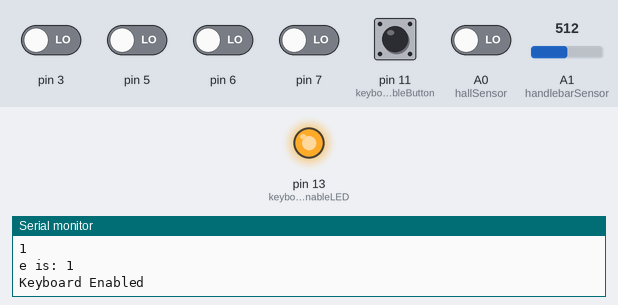
The sketch below on a simulated Arduino Leonardo, built with avr-gcc and run on an emulated ATmega32U4. Shown: output pins drawn as LEDs (lit = HIGH), the last lines printed to the serial monitor. The test bench sets the inputs (shaded band); at power-on: pin 11 (keyboardEnableButton) HIGH, A0 (hallSensor), pin 3, pin 5–7 LOW, A1 (handlebarSensor) = 512. USB keyboard and mouse output is not drawn.

Above: at 1.2 s.
1.3 s: pin 11 (keyboardEnableButton) pulled LOW for 0.15 s
At 2.6 s:
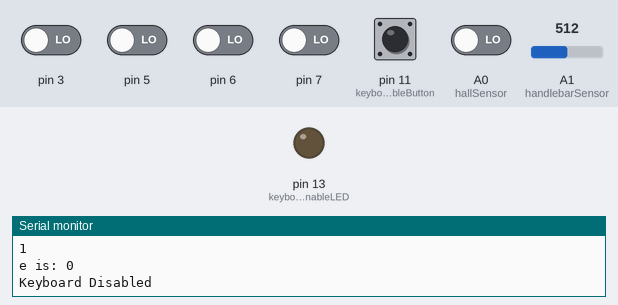
2.9 s: pin 11 (keyboardEnableButton) pulled LOW for 1 s
At 5.3 s:
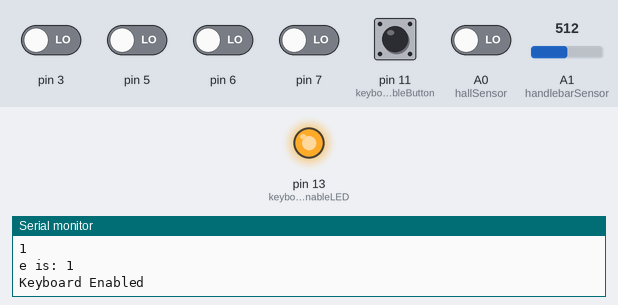
Timing chart, 0 to 6.8 s (numbered marks = the images above; inputs shaded):
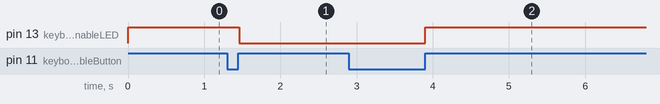

Measured:
- after the input at 1.3 s, pin 13 (keyboardEnableLED): HIGH → LOW after 0.16 s
- after the input at 2.9 s, pin 13 (keyboardEnableLED): LOW → HIGH after 1.0 s

The sketch:

leanoardo_code_official_final_ultimate_showdown_5189.ino
```cpp
#include <SoftwareSerial.h> //Needed to communicate with other arduino for multiplexing / more IO

#include <Keyboard.h> //Only works with Ardunios based on ATMega 32u4 (leonardo, micro, ect)


/* This is the code to run handlebar turning and wheel speed sensing for Mario Kart integration. Revision 2.2.*/

/*
  PIN 13 =
  PIN 12 =
  PIN 11 = Enable/Disable
  PIN 10 =
  PIN 9 = SERIAL RX ##CONNECT TO PIN 0 OF UNO
  PIN 8 = SERIAL TX ##CONNECT TO PIN 1 OF UNO
  PIN 7 =
  PIN 6 =
  PIN 5 =button?
  PIN 4 =button?
  PIN 3 =button?
  PIN 2 =button?
  PIN 1 =button?
  PIN 0 = button?
  PIN A0 = WHEEL
  PIN A1 = HANDLEBAR
  PIN A2 =
  PIN A3 =
  PIN A4 =
  PIN A5 =
*/


//second arduino, which must have its own code loaded onto it from MarioKartExtraIO file
SoftwareSerial myserial(9, 8); // rx, tx


//system control variables
boolean keyboardEnabled = false; //Need ability to turn keyboard on and off, state of keyboard activation held here.
int previousButtonState = HIGH; //previous state of keyboard enable button //MIGHT NOT WANT TO USE THIS ONE
int buttonState; //current state of enable button
int e = 0; //used to keep track of how many times the button has been pressed, toggles enable/disable.
const int keyboardEnableButton = 11; //Pin that physical switch to enable keyboard is on;
const int keyboardEnableLED = 13; //LED indicator for visual indication of enabled-ness.

//sensor location variables
const int handlebarSensor = A1; //Pin that handlebar rotational sensor is on.
const int hallSensor = A0; //Pin that the Hall Effect sensor in the wheel is on.


//sensor data variables
int handlebar = 0; //value of handlebar rotation
int wheel = 0; //value from wheel sensor
int buttonPressed; // stores button values from second arduino as integers representing ASCII
String str;
char keyToBePressed; // converted ASCII value from buttonPressed
boolean keyIsYetToBePressed = false; //Used to stop infinite key presses in button input from other arduino.


int wheelcenter;

//control mapping variables
const char accelerate = 'a'; //keyboard button to accelerate in Mario Kart
const char turnLeft = 'l'; //keyboard button to turn left in Mario Kart
const char turnRight = 'r';// keyboard button to turn right in Mario Kart


void setup() {
  Serial.begin(9600); //always a good idea to have the serial going for debugging.
  myserial.begin(9600); //used for more IO
  pinMode(keyboardEnableButton, INPUT); //Set enable button as input
  pinMode(keyboardEnableLED, OUTPUT); //LED indicator
  //previousButtonState = digitalRead(keyboardEnableButton); //initialize the system for detecting if the button has changed
  previousButtonState = LOW;
pinMode(3, INPUT);
pinMode(4, INPUT);
pinMode(5,INPUT);
pinMode(6,INPUT);
pinMode(7,INPUT);
pinMode(10,INPUT);
//pinMode(11,INPUT);
pinMode(12,INPUT);


wheelcenter = 700;

}


void loop() {

  buttonState = digitalRead(keyboardEnableButton); //make sure we haven't pressed the enable/disable button


  if (buttonState != previousButtonState) { //toggle the enable/disable button on or off
    previousButtonState = buttonState;
    Serial.println("Button Changed");
    Serial.println(buttonState);
    if (buttonState == HIGH) {
      toggleKeyboard();
    }
  }

//  if (myserial.available()) { //takes in chars on the software serial line and turns them into keyboard presses
//    serialRecieveAndProcess(); //handle software serial input data and press appropriate keyboard keys.
//  }

  if (keyboardEnabled) {
    digitalWrite(keyboardEnableLED, HIGH); //send a visual signal that the system is armed
    tightLoop(); //runs the rest of the code here, so that other things in regular loop() can be skipped if they're not needed.
  }
  else {
    digitalWrite(keyboardEnableLED, LOW); //default the system arm light to off
  }


}

void tightLoop() {

//debugData();
 Keyboard.begin(); //begin keyboard emulation
//Serial.print("keyboard bagan");
  wheel = digitalRead(hallSensor); //get actual data
  handlebar = analogRead(handlebarSensor);

  if (handlebar > (wheelcenter+23)) { //handlebar turns right, turn kart right
    Keyboard.release(turnLeft);
  Keyboard.press(turnRight); //press the key
 // Serial.print("the wheel is right");
//    if (handlebar > 925) { //if the handlebar is even farther right
//      Keyboard.write(turnRight); //press the key again

  }

  else if (handlebar < (wheelcenter-23)) { //handlebar turns left, turn left
    Keyboard.release(turnRight);
   Keyboard.press(turnLeft);   //press the key
 //  Serial.print("the wheel is left");
//
//    if (handlebar < 700) { //if the handlebar is even farther left
//      Keyboard.write(turnLeft); //press the key again

  }
   if(handlebar <=(wheelcenter+23) && handlebar >=(wheelcenter-23)){
 //   Serial.print("the wheel is in the middle");
    Keyboard.releaseAll();
    }

wheel = digitalRead(hallSensor); //get actual data
  if (wheel == HIGH) { //acceleration segment
    Keyboard.press(accelerate); //press the key

    Serial.print("hit accel");
    delay(20);
    Keyboard.release(accelerate);
  }else{
     Keyboard.releaseAll();
      }
  if(digitalRead(3) == LOW){
          Keyboard.write('1');
        }
//  if(digitalRead(4) == LOW){
//          Keyboard.write('2');
//        }
        if(digitalRead(5) == LOW){
          Keyboard.write('3');
        }
  if(digitalRead(6) == LOW){
          Keyboard.write('4');
        }
        if(digitalRead(7) == LOW){
          Keyboard.write('5');
        }
//  if(digitalRead(8) == LOW){
//          Keyboard.write('6');
//        }
//        if(digitalRead(9) == LOW){
//          Keyboard.write('7');
//        }
//  if(digitalRead(10) == LOW){
//          Keyboard.write('8');
//        }
//        if(digitalRead(11) == LOW){
//          Keyboard.write('9');
//        }

//  if(digitalRead(12) == LOW){
//          Keyboard.write('0');
   //     }
      Keyboard.releaseAll();

// serialRecieveAndProcess(); //handle software serial input data and press appropriate keyboard keys.
 Keyboard.end(); //end keyboard emulation

//debugData();
}

void serialRecieveAndProcess() {

  keyIsYetToBePressed = true;
  buttonPressed = myserial.read();
//  str = str.(buttonPressed);
Serial.print("the button pressed reads: ");
Serial.print(buttonPressed);
  keyToBePressed = char(buttonPressed);
  Serial.println("key to be pressed");
   Serial.print(keyToBePressed);
//delay(200);
  if (keyboardEnabled && keyIsYetToBePressed == true) {
    Keyboard.press(keyToBePressed); //output the button press as a keyboard command
    keyIsYetToBePressed = false;
  }
  Keyboard.release(keyToBePressed);
  debugData();
}


void toggleKeyboard() {
  e++;
  e = e % 2;
  Serial.print("e is: ");
  Serial.println(e);
  if (e == 1) { //if e is 1
    Serial.println("Keyboard Enabled");
    //    Keyboard.begin(); //begin keyboard emulation
    keyboardEnabled = true;
  }
  if (e == 0) { //if e is 0 do the opposite.
    Serial.println("Keyboard Disabled");
    //    Keyboard.end(); //end keyboard emulation
    keyboardEnabled = false;
  }
}

void debugData() {

  wheel = digitalRead(hallSensor); //get actual data
  handlebar = analogRead(handlebarSensor);

  Serial.print("handlebar: ");
  Serial.println(handlebar);

  Serial.print("wheel: ");
  Serial.println(wheel);

}
```
